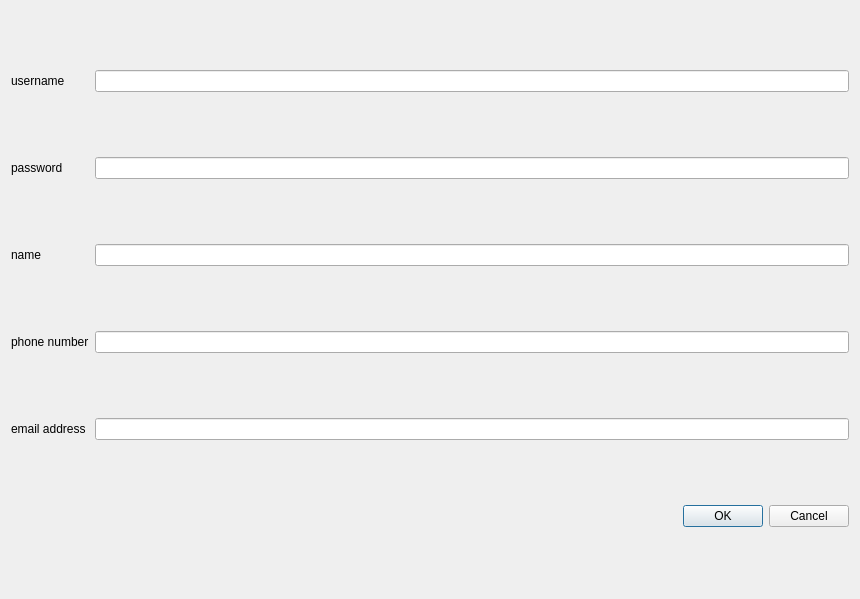
<?xml version="1.0" encoding="UTF-8"?>
<ui version="4.0">
 <class>signup_Form</class>
 <widget class="QWidget" name="signup_Form">
  <property name="geometry">
   <rect>
    <x>0</x>
    <y>0</y>
    <width>860</width>
    <height>599</height>
   </rect>
  </property>
  <property name="windowTitle">
   <string>Form</string>
  </property>
  <layout class="QGridLayout" name="gridLayout">
   <item row="2" column="1">
    <widget class="QLineEdit" name="nameLE"/>
   </item>
   <item row="1" column="0">
    <widget class="QLabel" name="label_2">
     <property name="text">
      <string>password</string>
     </property>
    </widget>
   </item>
   <item row="0" column="0">
    <widget class="QLabel" name="label">
     <property name="text">
      <string>username</string>
     </property>
    </widget>
   </item>
   <item row="3" column="0">
    <widget class="QLabel" name="label_4">
     <property name="text">
      <string>phone number</string>
     </property>
    </widget>
   </item>
   <item row="4" column="0">
    <widget class="QLabel" name="label_5">
     <property name="text">
      <string>email address</string>
     </property>
    </widget>
   </item>
   <item row="0" column="1">
    <widget class="QLineEdit" name="userLE"/>
   </item>
   <item row="1" column="1">
    <widget class="QLineEdit" name="passLE"/>
   </item>
   <item row="3" column="1">
    <widget class="QLineEdit" name="phoneLE"/>
   </item>
   <item row="2" column="0">
    <widget class="QLabel" name="label_3">
     <property name="text">
      <string>name</string>
     </property>
    </widget>
   </item>
   <item row="5" column="1">
    <widget class="QDialogButtonBox" name="buttonBox">
     <property name="standardButtons">
      <set>QDialogButtonBox::Cancel|QDialogButtonBox::Ok</set>
     </property>
    </widget>
   </item>
   <item row="4" column="1">
    <widget class="QLineEdit" name="emailLE"/>
   </item>
  </layout>
 </widget>
 <resources/>
 <connections/>
</ui>
